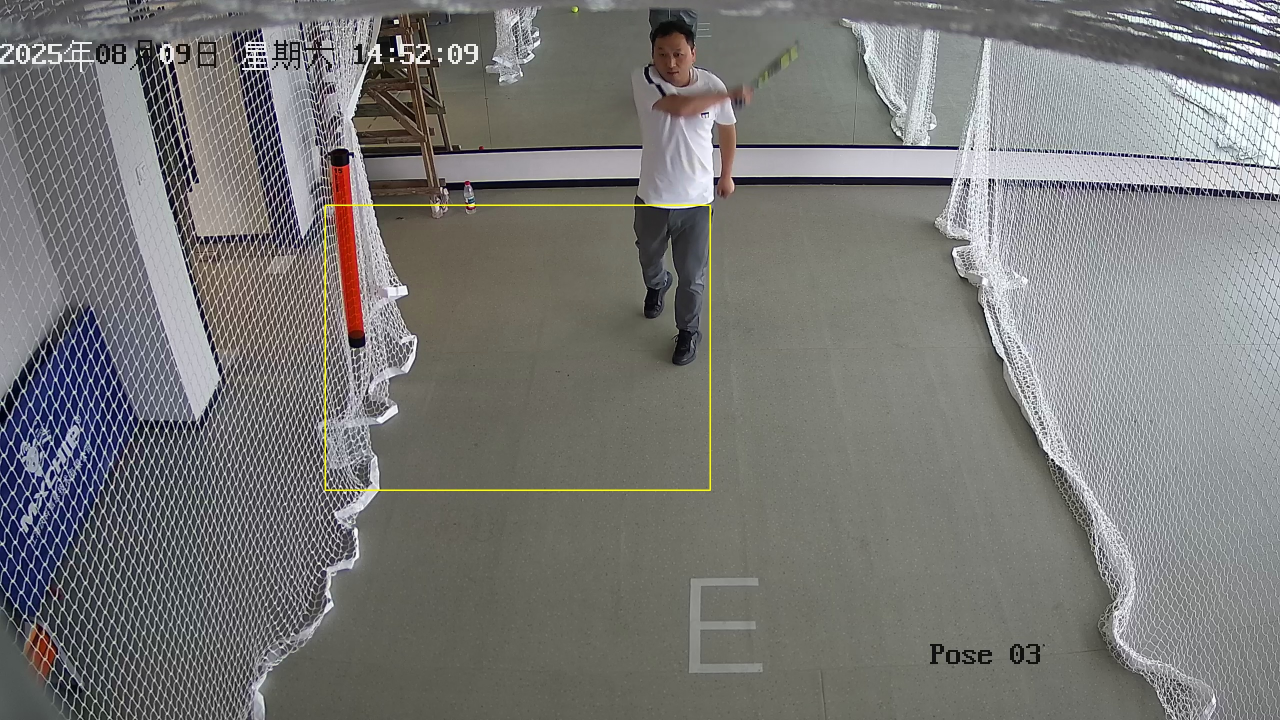
#> input picture debug_frame_10.jpg, 2560 x 1440 px (shown at 1/2 size)
$ python -i dual_view_manager.py   (imports and definitions only)
#> lines starting #> are read from the running program, lines starting #| are printed output that depends on the picture
"""
dual_view_manager.py
─────────────────────
算法 2.0 核心机位解耦组件：
利用室内网球训练仓“正面摄像头 + 背后平镜”的光学特性，将单目 2.5K 原始画面解耦为：
1. Front View（正面真实选手视角）：带 0.45 扩展边界的动态/静态选手 ROI
2. Back View（背面虚拟机位）：镜面多边形裁剪并做水平翻转（Horizontal Flip），使动作视角与真实后置机位一致

提供高精度双向坐标映射（View 坐标 ⟷ 原始全图坐标），为后续前后双视角姿态互补融合奠定几何基础。
"""
from __future__ import annotations

import logging
from dataclasses import dataclass
from pathlib import Path
from typing import Any, Dict, List, Optional, Tuple, Union

import cv2
import numpy as np
import yaml

logger = logging.getLogger("DualViewManager")


@dataclass
class DualViewCropInfo:
    """单个视角的裁剪与几何变换元数据。"""
    # 原始全图中的矩形包围盒 (x1, y1, x2, y2)，以像素为单位
    bbox_orig: Tuple[int, int, int, int]
    # 原始裁剪宽高 (w, h)
    crop_size: Tuple[int, int]
    # 最终输出视图宽高 (w, h)
    view_size: Tuple[int, int]
    # 是否进行了水平镜像翻转
    is_horizontally_flipped: bool = False

    @property
    def scale_x(self) -> float:
        return self.view_size[0] / max(1, self.crop_size[0])

    @property
    def scale_y(self) -> float:
        return self.view_size[1] / max(1, self.crop_size[1])

    # [40 lines left out: functions map_to_original, map_from_original, not called in this run]


@dataclass
class DualViewFrame:
    """单帧解耦后的双视角数据容器。"""
    frame_id: int
    original_frame: np.ndarray
    front_frame: np.ndarray
    back_frame: np.ndarray
    front_info: DualViewCropInfo
    back_info: DualViewCropInfo
    timestamp_ms: Optional[float] = None
    is_point_in_mirror_fn: Optional[Any] = None
    # When true, pixels remain at source-crop resolution; *_info.view_size is
    # still the canonical coordinate space expected by analysis and rendering.
    front_source_pixels: bool = False
    back_source_pixels: bool = False


class DualViewManager:
    """
    虚拟双机位解耦管理器
    """

    DEFAULT_CONFIG_PATH = "configs/dual_view_config.yaml"

    def __init__(
        self,
        config_path: Optional[str] = None,
        config_dict: Optional[Dict[str, Any]] = None,
        stream_profile: Optional[Any] = None,
    ):
        base_config: Dict[str, Any] = {}
        path_to_load = config_path or self.DEFAULT_CONFIG_PATH
        loaded_yaml = self._load_yaml(path_to_load)
        if isinstance(loaded_yaml, dict):
            base_config.update(loaded_yaml)

        if config_dict is not None:
            if "mirror_view" in config_dict:
                base_config.update(config_dict)
            elif "reflection_roi" in config_dict or "polygon" in config_dict:
                base_config["mirror_view"] = config_dict
            else:
                base_config.update(config_dict)

        if stream_profile is not None:
            profile_mirror = getattr(stream_profile, "mirror_view", None)
            if isinstance(profile_mirror, dict) and profile_mirror:
                base_config["mirror_view"] = dict(profile_mirror)
            profile_front = getattr(stream_profile, "front_view", None)
            if isinstance(profile_front, dict) and profile_front:
                base_config["front_view"] = dict(profile_front)

        self.config = base_config

        # 选手位置动态追踪状态 (EMA 平滑)
        self._tracked_player_bbox: Optional[Tuple[float, float, float, float]] = None
        self._tracking_lost_counter: int = 0
        self._last_frame_shape: Optional[Tuple[int, int]] = None

        # 解析镜像机位配置
        m_cfg = self.config.get("mirror_view", {})
        self.mirror_reflection_roi_norm = tuple(m_cfg.get("reflection_roi", [0.2708, 0.1018, 0.6139, 0.4642]))
        self.mirror_polygon_norm = np.array(
            m_cfg.get(
                "polygon",
                [
                    [0.2708, 0.4593],
                    [0.2742, 0.1018],
                    [0.6139, 0.1214],
                    [0.5961, 0.4642],
                ],
            ),
            dtype=np.float32,
        )
        self.mirror_flip = bool(m_cfg.get("horizontal_flip", True))
        self.mirror_target_size = tuple(m_cfg.get("target_size", [540, 720]))
        self.mirror_padding = float(m_cfg.get("padding", 0.0))

        # 解析正面人像屏蔽区配置 (Mask Polygon)
        mask_poly = m_cfg.get("mask_polygon")
        if mask_poly and len(mask_poly) >= 3:
            self.mirror_mask_polygon_norm = np.array(mask_poly, dtype=np.float32)
        else:
            self.mirror_mask_polygon_norm = None

        # 解析正面机位配置
        f_cfg = self.config.get("front_view", {})
        self.front_default_roi_norm = tuple(f_cfg.get("default_roi", [0.34, 0.30, 0.58, 0.85]))
        self.front_bbox_padding = float(f_cfg.get("bbox_padding", 0.45))
        self.front_target_size = tuple(f_cfg.get("target_size", [540, 720]))

        # 可视化配置
        v_cfg = self.config.get("visualization", {})
        self.front_label = v_cfg.get("front_label", "FRONT VIEW")
        self.back_label = v_cfg.get("back_label", "BACK VIEW (MIRROR FLIPPED)")

    @property
    def tracked_player_bbox(self) -> Optional[Tuple[float, float, float, float]]:
        return self._tracked_player_bbox

    # [75 lines left out: functions update_player_bbox, update_player_from_keypoints, not called in this run]

    @property
    def mask_polygon_norm(self) -> Optional[np.ndarray]:
        return self.mirror_mask_polygon_norm

    # [6 lines left out: function mask_polygon_norm, not called in this run]

    def _load_yaml(self, path: str) -> Dict[str, Any]:
        p = Path(path)
        if not p.exists():
            logger.warning(f"Config path {path} does not exist, using fallback defaults.")
            return {}
        try:
            with open(p, "r", encoding="utf-8") as f:
                return yaml.safe_load(f) or {}
        except Exception as e:
            logger.error(f"Error loading {path}: {e}, using defaults.")
            return {}

    def _pad_and_clamp_bbox(
        self,
        box: Tuple[float, float, float, float],
        padding_ratio: float,
        frame_w: int,
        frame_h: int,
    ) -> Tuple[int, int, int, int]:
        """按指定比例外扩边界框并限制在画面范围内。"""
        x1, y1, x2, y2 = box
        bw = max(1.0, x2 - x1)
        bh = max(1.0, y2 - y1)

        pad_x = bw * padding_ratio
        pad_y = bh * padding_ratio

        nx1 = max(0, int(np.floor(x1 - pad_x)))
        ny1 = max(0, int(np.floor(y1 - pad_y)))
        nx2 = min(frame_w, int(np.ceil(x2 + pad_x)))
        ny2 = min(frame_h, int(np.ceil(y2 + pad_y)))

        return nx1, ny1, nx2, ny2

    def get_mirror_bbox_pixels(
        self,
        frame_w: int,
        frame_h: int,
        player_bbox: Optional[Tuple[float, float, float, float]] = None,
    ) -> Tuple[int, int, int, int]:
        """获取镜中人像区域的外接矩形框（像素坐标）。
        支持结合前景选手的水平横向坐标在镜面边界内进行物理对齐。
        """
        rx1, ry1, rx2, ry2 = self.mirror_reflection_roi_norm
        y1_px = ry1 * frame_h
        y2_px = ry2 * frame_h
        crop_h = max(10.0, y2_px - y1_px)

        target_w, target_h = self.mirror_target_size or (540, 720)
        target_aspect = float(target_w) / max(1.0, float(target_h))
        desired_w = crop_h * target_aspect

        min_mirror_x = rx1 * frame_w
        max_mirror_x = rx2 * frame_w
        mirror_span = max(10.0, max_mirror_x - min_mirror_x)

        effective_player = player_bbox or self._tracked_player_bbox
        if effective_player is not None:
            # 物理几何：平面镜成像横向 X 轴投影一致，以选手中心为基准居中
            px1, _, px2, _ = effective_player
            cx = (px1 + px2) / 2.0
        else:
            cx = (min_mirror_x + max_mirror_x) / 2.0

        if desired_w >= mirror_span:
            x1_px = min_mirror_x
            x2_px = max_mirror_x
        else:
            x1_px = cx - desired_w / 2.0
            x2_px = cx + desired_w / 2.0
            if x1_px < min_mirror_x:
                x2_px = min(max_mirror_x, x2_px + (min_mirror_x - x1_px))
                x1_px = min_mirror_x
            if x2_px > max_mirror_x:
                x1_px = max(min_mirror_x, x1_px - (x2_px - max_mirror_x))
                x2_px = max_mirror_x

        return self._pad_and_clamp_bbox((x1_px, y1_px, x2_px, y2_px), self.mirror_padding, frame_w, frame_h)

    def compute_front_crop_bbox(
        self,
        frame_w: int,
        frame_h: int,
        player_bbox: Optional[Tuple[float, float, float, float]] = None,
    ) -> Tuple[int, int, int, int]:
        """计算正面机位最佳裁剪视口（保持比例，充分容纳全身、球拍挥击与来球空间）。"""
        if player_bbox is not None:
            self.update_player_bbox(player_bbox)

        effective_player = player_bbox or self._tracked_player_bbox
        if effective_player is not None:
            px1, py1, px2, py2 = effective_player
            pw = max(160.0, px2 - px1)
            ph = max(550.0, py2 - py1, pw * 2.8)

            target_w, target_h = self.front_target_size or (540, 720)
            target_aspect = float(target_w) / max(1.0, float(target_h))

            # 高度：覆盖引拍过顶空间与地面触球空间，视口至少要有 0.62 * frame_h
            min_crop_h = max(ph * (1.0 + self.front_bbox_padding * 1.1), frame_h * 0.62)
            crop_h = max(min_crop_h, pw / target_aspect)
            crop_w = crop_h * target_aspect

            # 宽度：若持拍延展范围更广，优先扩大并按宽高比同步外扩
            min_width = pw * (1.0 + self.front_bbox_padding * 1.8)
            if min_width > crop_w:
                crop_w = min_width
                crop_h = crop_w / target_aspect

            # 水平居中
            cx = (px1 + px2) / 2.0
            fx1 = int(round(cx - crop_w / 2.0))
            fx2 = int(round(cx + crop_w / 2.0))
            if fx1 < 0:
                fx2 = min(frame_w, fx2 - fx1)
                fx1 = 0
            if fx2 > frame_w:
                fx1 = max(0, fx1 - (fx2 - frame_w))
                fx2 = frame_w

            # 垂直布局：确保脚底留有球场地面余量
            fy2 = int(round(min(frame_h, py2 + ph * 0.18)))
            fy1 = int(round(fy2 - crop_h))
            if fy1 < 0:
                fy1 = 0
                fy2 = int(min(frame_h, crop_h))

            fx1 = max(0, min(frame_w - 10, fx1))
            fy1 = max(0, min(frame_h - 10, fy1))
            fx2 = min(frame_w, max(fx1 + 10, fx2))
            fy2 = min(frame_h, max(fy1 + 10, fy2))
            return fx1, fy1, fx2, fy2

        # 回退至配置的默认 Front ROI
        rx1, ry1, rx2, ry2 = self.front_default_roi_norm
        fx1 = int(rx1 * frame_w)
        fy1 = int(ry1 * frame_h)
        fx2 = int(rx2 * frame_w)
        fy2 = int(ry2 * frame_h)
        fx1 = max(0, min(frame_w - 10, fx1))
        fy1 = max(0, min(frame_h - 10, fy1))
        fx2 = min(frame_w, max(fx1 + 10, fx2))
        fy2 = min(frame_h, max(fy1 + 10, fy2))
        return fx1, fy1, fx2, fy2

    # [16 lines left out: functions get_mirror_polygon_pixels, is_point_in_mirror, not called in this run]

    def split_frame(
        self,
        frame: np.ndarray,
        player_bbox: Optional[Tuple[float, float, float, float]] = None,
        frame_id: int = 0,
        timestamp_ms: Optional[float] = None,
        front_crop_bbox: Optional[Tuple[int, int, int, int]] = None,
        for_inference: bool = False,
        source_views: Tuple[str, ...] = ("front", "back"),
    ) -> DualViewFrame:
        """
        核心分流方法：将单路原帧拆分为 Front 与 Back 两路视角。

        Args:
            frame: 原始视频帧 (BGR)
            player_bbox: 前景选手检测框 (x1, y1, x2, y2) 像素坐标，若为 None 则采用内部追踪或默认 ROI
            frame_id: 当前帧序号
            timestamp_ms: 毫秒级时间戳
            front_crop_bbox: 显式指定正面视口 (x1, y1, x2, y2) 像素坐标，避免跨进程重复计算漂移
            for_inference: 返回原始裁剪像素，保留标准视图坐标元数据；需配合支持该协议的姿态后端

        Returns:
            DualViewFrame 包含正面帧、背面帧及双向映射元数据
        """
        fh, fw = frame.shape[:2]
        self._last_frame_shape = (fh, fw)
        if set(source_views) - {"front", "back"}:
            raise ValueError("Unknown source-pixel pose view")
        front_source_pixels = for_inference and "front" in source_views

        # 1. 提取正面机位区域 (Front ROI，优先使用显式指定的精确视口，其次自适应选手跟踪)
        if front_crop_bbox is not None and len(front_crop_bbox) == 4:
            fx1, fy1, fx2, fy2 = front_crop_bbox
        else:
            fx1, fy1, fx2, fy2 = self.compute_front_crop_bbox(fw, fh, player_bbox=player_bbox)
        f_crop = frame[fy1:fy2, fx1:fx2].copy()
        f_orig_size = (f_crop.shape[1], f_crop.shape[0])

        if self.front_target_size is not None and not front_source_pixels:
            f_view = cv2.resize(f_crop, self.front_target_size)
            f_view_size = self.front_target_size
        else:
            f_view = f_crop
            f_view_size = self.front_target_size or f_orig_size

        front_info = DualViewCropInfo(
            bbox_orig=(fx1, fy1, fx2, fy2),
            crop_size=f_orig_size,
            view_size=f_view_size,
            is_horizontally_flipped=False,
        )

        # 2. 提取背面机位区域 (Mirror ROI)
        bx1, by1, bx2, by2 = self.get_mirror_bbox_pixels(fw, fh, player_bbox=player_bbox)
        b_crop = frame[by1:by2, bx1:bx2].copy()
        b_orig_size = (b_crop.shape[1], b_crop.shape[0])

        # 水平镜像翻转 (纠正左右反向)
        if self.mirror_flip:
            b_processed = cv2.flip(b_crop, 1)
        else:
            b_processed = b_crop

        # A configured privacy mask retains its established display-space
        # rasterization. It must not silently move when changing interpolation.
        back_source_pixels = for_inference and "back" in source_views and self.mirror_mask_polygon_norm is None
        if self.mirror_target_size is not None and not back_source_pixels:
            b_view = cv2.resize(b_processed, self.mirror_target_size)
            b_view_size = self.mirror_target_size
        else:
            b_view = b_processed
            b_view_size = self.mirror_target_size or b_orig_size

        back_info = DualViewCropInfo(
            bbox_orig=(bx1, by1, bx2, by2),
            crop_size=b_orig_size,
            view_size=b_view_size,
            is_horizontally_flipped=self.mirror_flip,
        )

        # 3. 若配置了正面人像屏蔽区域 (mask_polygon)，对背面视角应用隐私暗色遮罩
        if self.mirror_mask_polygon_norm is not None:
            b_view = self.apply_mask_to_view(b_view, back_info, fw, fh)

        return DualViewFrame(
            frame_id=frame_id,
            original_frame=frame,
            front_frame=f_view,
            back_frame=b_view,
            front_info=front_info,
            back_info=back_info,
            timestamp_ms=timestamp_ms,
            is_point_in_mirror_fn=lambda x, y: self.is_point_in_mirror(x, y, fw, fh),
            front_source_pixels=front_source_pixels,
            back_source_pixels=back_source_pixels,
        )

    # [68 lines left out: functions apply_mask_to_view, render_side_by_side, not called in this run]

>>> import cv2
>>> picture = cv2.imread('debug_frame_10.jpg')
#> picture is the input picture: shape (1440, 2560, 3); mean B, G, R 118.6, 120.3, 120.5
>>> result = DualViewManager().split_frame(picture)
#> in split_frame, `f_crop = frame[fy1:fy2, fx1:fx2].copy()`:
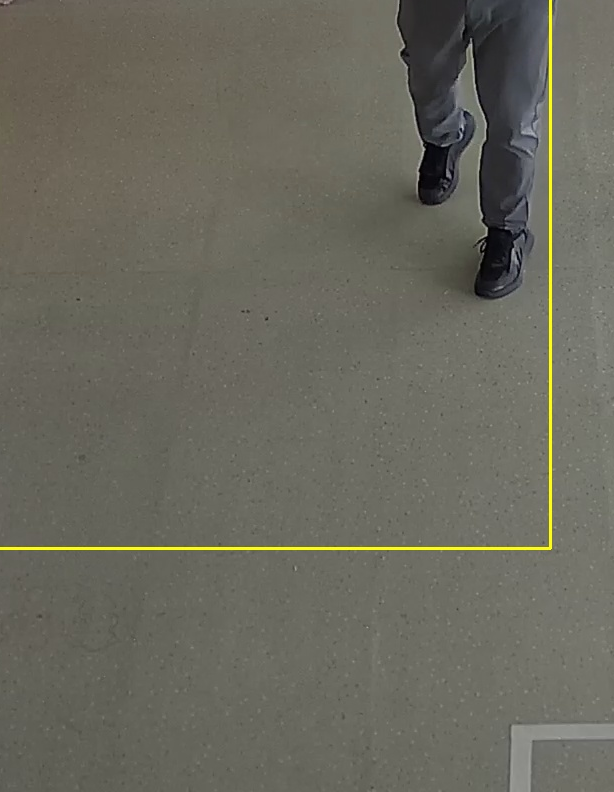
#> f_crop: shape (792, 614, 3); mean B, G, R 92.9, 104.1, 105.2
#> in split_frame, `b_crop = frame[by1:by2, bx1:bx2].copy()`:
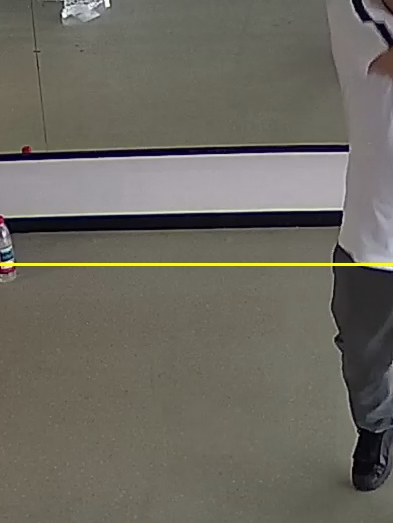
#> b_crop: shape (523, 393, 3); mean B, G, R 96.2, 105.1, 108
#> in split_frame, `b_processed = cv2.flip(b_crop, 1)`:
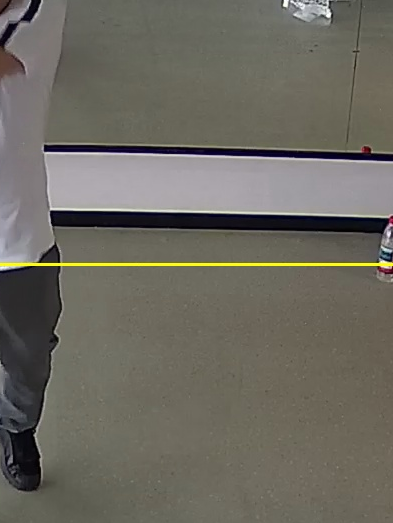
#> b_processed: shape (523, 393, 3); mean B, G, R 96.2, 105.1, 108
